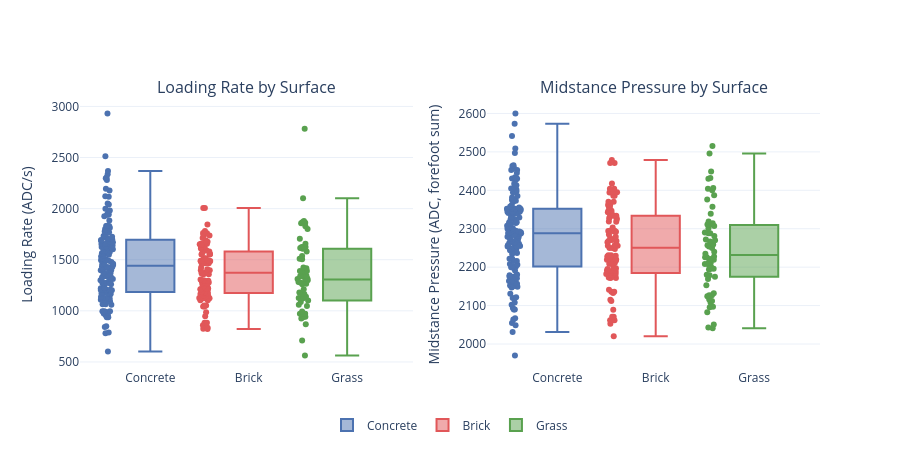

The code cell stored with this chart in its notebook:
### Markdown cell above
## Feature Distributions — Loading Rate & Midstance

Box plots comparing loading rate and midstance pressure across the three surfaces. Each point is one step; the box shows median and IQR.

### Code cell
from plotly.subplots import make_subplots
import plotly.graph_objects as go

SURFACE_COLORS = {'Concrete': '#4C72B0', 'Brick': '#E15759', 'Grass': '#59A14F'}

fig = make_subplots(
    rows=1, cols=2,
    subplot_titles=('Loading Rate by Surface', 'Midstance Pressure by Surface')
)

for surface, color in SURFACE_COLORS.items():
    sub = steps_df[steps_df['ground_type'] == surface]

    # Loading rate
    fig.add_trace(
        go.Box(
            y=sub['loading_rate'].dropna(),
            name=surface,
            marker_color=color,
            boxpoints='all',
            jitter=0.3,
            pointpos=-1.8,
            showlegend=True,
        ),
        row=1, col=1
    )

    # Midstance pressure
    fig.add_trace(
        go.Box(
            y=sub['midstance_pressure'].dropna(),
            name=surface,
            marker_color=color,
            boxpoints='all',
            jitter=0.3,
            pointpos=-1.8,
            showlegend=False,
        ),
        row=1, col=2
    )

fig.update_yaxes(title_text='Loading Rate (ADC/s)', row=1, col=1)
fig.update_yaxes(title_text='Midstance Pressure (ADC, forefoot sum)', row=1, col=2)
fig.update_layout(
    template='plotly_white',
    height=450,
    legend=dict(orientation='h', x=0.5, xanchor='center', y=-0.15),
)
fig.show()

# Summary stats
print('Loading Rate (ADC/s):')
print(steps_df.groupby('ground_type')['loading_rate']
      .agg(['count', 'mean', 'std', 'median']).round(1).to_string())
print()
print('Midstance Pressure (ADC):')
print(steps_df.groupby('ground_type')['midstance_pressure']
      .agg(['count', 'mean', 'std', 'median']).round(1).to_string())

### Figure 1 — Plotly figure (JSON) as saved in the notebook; plotly's stock layout.template omitted (floating-point values rounded to 4 significant figures; data arrays with more than 128 entries replaced by an {"elided": "..."} marker saying what was removed)
{"data": [{"boxpoints": "all", "jitter": 0.3, "marker": {"color": "#4C72B0"}, "name": "Concrete", "pointpos": -1.8, "showlegend": true, "type": "box", "xaxis": "x", "y": {"elided": "144 float values"}, "yaxis": "y"}, {"boxpoints": "all", "jitter": 0.3, "marker": {"color": "#4C72B0"}, "name": "Concrete", "pointpos": -1.8, "showlegend": false, "type": "box", "xaxis": "x2", "y": {"elided": "145 int values"}, "yaxis": "y2"}, {"boxpoints": "all", "jitter": 0.3, "marker": {"color": "#E15759"}, "name": "Brick", "pointpos": -1.8, "showlegend": true, "type": "box", "xaxis": "x", "y": [1484.0, 1555.0, 1213.0, 1397.0, 1278.0, 1042.0, 1737.0, 1628.0, 1052.0, 1295.0, 1146.0, 1221.0, 1465.0, 1489.0, 1104.0, 1552.0, 1487.0, 1515.0, 1760.0, 884.4, 1656.0, 2006.0, 1652.0, 1372.0, 1125.0, 1467.0, 1123.0, 1609.0, 1359.0, 1688.0, 1484.0, 1555.0, 1213.0, 1397.0, 1278.0, 1042.0, 1738.0, 1628.0, 1052.0, 1295.0, 1146.0, 1221.0, 1465.0, 1489.0, 1104.0, 1552.0, 1488.0, 1515.0, 1760.0, 884.4, 1656.0, 2006.0, 1652.0, 1372.0, 1125.0, 1467.0, 1123.0, 1609.0, 1359.0, 1648.0, 1307.0, 1763.0, 1677.0, 1590.0, 859.2, 833.3, 1188.0, 1369.0, 1182.0, 1492.0, 1290.0, 1406.0, 824.2, 1669.0, 946.0, 1167.0, 1363.0, 1263.0, 1147.0, 1424.0, 1844.0, 1210.0, 1750.0, 1164.0, 1554.0, 1173.0, 1714.0, 1266.0, 1375.0, 1781.0, 1575.0, 1580.0, 1144.0, 1465.0, 1123.0, 1365.0, 1241.0, 1298.0, 986.1, 1649.0, 1175.0, 822.9], "yaxis": "y"}, {"boxpoints": "all", "jitter": 0.3, "marker": {"color": "#E15759"}, "name": "Brick", "pointpos": -1.8, "showlegend": false, "type": "box", "xaxis": "x2", "y": [2136, 2397, 2231, 2211, 2209, 2327, 2356, 2404, 2071, 2395, 2334, 2370, 2185, 2386, 2471, 2173, 2062, 2250, 2268, 2292, 2181, 2179, 2191, 2394, 2256, 2362, 2295, 2347, 2228, 2180, 2136, 2397, 2231, 2211, 2209, 2327, 2356, 2404, 2071, 2395, 2334, 2370, 2185, 2386, 2471, 2173, 2062, 2250, 2268, 2292, 2181, 2179, 2191, 2394, 2256, 2362, 2295, 2347, 2228, 2062, 2186, 2172, 2219, 2303, 2172, 2020, 2247, 2294, 2271, 2319, 2257, 2182, 2251, 2226, 2265, 2221, 2230, 2324, 2479, 2279, 2053, 2190, 2133, 2195, 2141, 2272, 2089, 2331, 2220, 2340, 2276, 2285, 2197, 2115, 2217, 2112, 2295, 2190, 2318, 2199, 2418, 2343], "yaxis": "y2"}, {"boxpoints": "all", "jitter": 0.3, "marker": {"color": "#59A14F"}, "name": "Grass", "pointpos": -1.8, "showlegend": true, "type": "box", "xaxis": "x", "y": [937.5, 993.7, 972.1, 1126.0, 924.7, 968.4, 1625.0, 1317.0, 1059.0, 1505.0, 1165.0, 1266.0, 1880.0, 1128.0, 1340.0, 1867.0, 1625.0, 1627.0, 1417.0, 1318.0, 1167.0, 1259.0, 1391.0, 948.3, 1276.0, 1128.0, 868.7, 1339.0, 1869.0, 968.7, 1137.0, 1581.0, 1510.0, 709.8, 1656.0, 1380.0, 1863.0, 1706.0, 1800.0, 1210.0, 2781.0, 1086.0, 1606.0, 1828.0, 2102.0, 562.5, 1858.0, 1389.0, 942.7, 1048.0, 1344.0, 1120.0, 1281.0, 1537.0, 972.2, 1615.0, 1100.0, 1300.0, 1425.0, 1311.0, 1179.0, 1273.0], "yaxis": "y"}, {"boxpoints": "all", "jitter": 0.3, "marker": {"color": "#59A14F"}, "name": "Grass", "pointpos": -1.8, "showlegend": false, "type": "box", "xaxis": "x2", "y": [2406, 2226, 2205, 2319, 2235, 2108, 2153, 2310, 2432, 2281, 2228, 2240, 2288, 2314, 2272, 2219, 2311, 2226, 2270, 2301, 2127, 2194, 2096, 2496, 2515, 2290, 2208, 2387, 2376, 2051, 2041, 2112, 2254, 2357, 2043, 2116, 2124, 2257, 2083, 2179, 2288, 2169, 2127, 2132, 2097, 2400, 2175, 2430, 2267, 2307, 2196, 2199, 2180, 2339, 2196, 2259, 2449, 2404, 2250, 2211, 2212, 2221], "yaxis": "y2"}], "layout": {"annotations": [{"font": {"size": 16}, "showarrow": false, "text": "Loading Rate by Surface", "x": 0.225, "xanchor": "center", "xref": "paper", "y": 1, "yanchor": "bottom", "yref": "paper"}, {"font": {"size": 16}, "showarrow": false, "text": "Midstance Pressure by Surface", "x": 0.775, "xanchor": "center", "xref": "paper", "y": 1, "yanchor": "bottom", "yref": "paper"}], "height": 450, "legend": {"orientation": "h", "x": 0.5, "xanchor": "center", "y": -0.15}, "xaxis": {"anchor": "y", "domain": [0, 0.45]}, "xaxis2": {"anchor": "y2", "domain": [0.55, 1]}, "yaxis": {"anchor": "x", "domain": [0, 1], "title": {"text": "Loading Rate (ADC/s)"}}, "yaxis2": {"anchor": "x2", "domain": [0, 1], "title": {"text": "Midstance Pressure (ADC, forefoot sum)"}}}}
